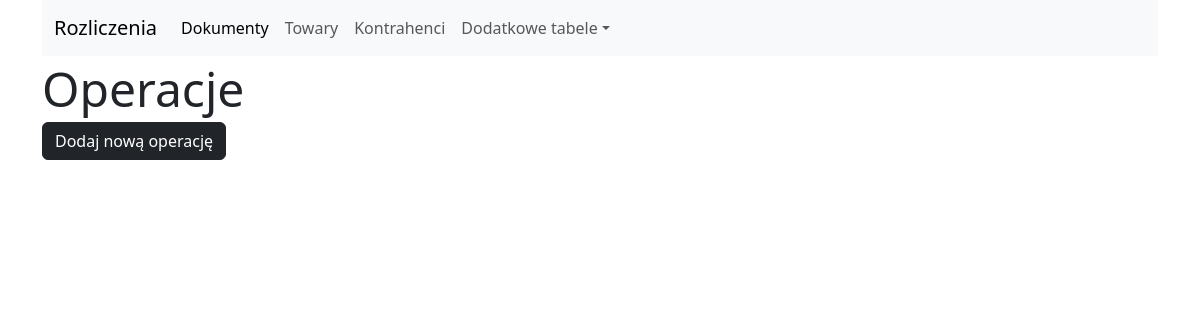
/operations/list, run on an earlier commit of the app's database.
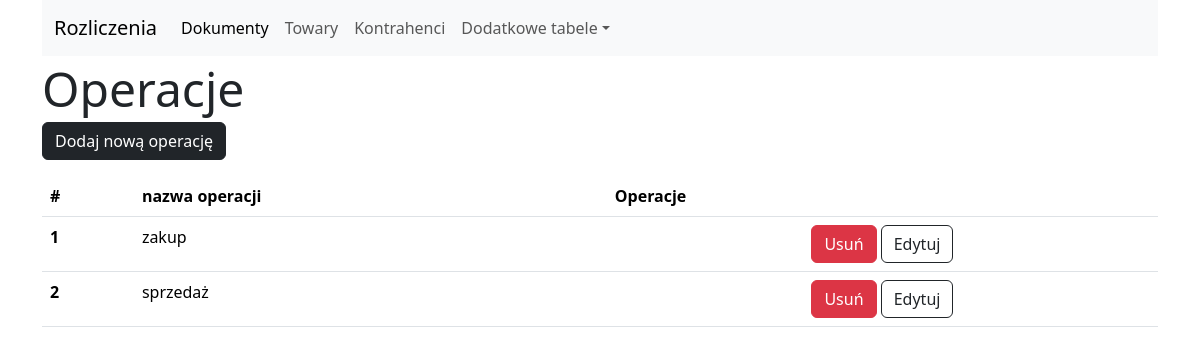
And on a later commit of the database.
### tables this page shows
CREATE TABLE operations (
	id INTEGER NOT NULL, 
	name VARCHAR(15) NOT NULL, 
	PRIMARY KEY (id)
);

### blueprints/operations_bp.py (the view)
@operations_blueprint.route('/operations/list')
def list_tax_rates():
    request_params = request.args.to_dict()
    if request_params and request_params.get('mode') == 'remove':
        id_elem = request_params.get('id_elem')
        if id_elem:
            db.remove_operation(int(id_elem))
            return redirect('/operations/list')
    list_data = db.show_all_operations()
    return render_template('simple_forms/operations.html', list_data=list_data, settings=settings, page_state='list')

### db_cms/db_cms_core.py (called while the page is built)
    def __show_all_elements(self, table):
        selected = select([table])
        with self.__engine__.connect() as conn:
            return conn.execute(selected).all()

    def show_all_operations(self):
        return self.__show_all_elements(self.operations)

### templates/simple_forms/operations.html (shortened to what this page needs)
{% extends "simple_forms/base.html" %}
{% from 'bootstrap5/form.html' import render_field %}
    {% block element_list %}
    {% if page_state == 'list': %}
        <a href="/operations/new" class="btn btn-dark">{{settings['button_name']}}</a>
    {% endif %}
    {% if list_data: %}
    <table class="table my-3">
        <thead>
        <tr>
            <th scope="col">#</th>
            {% for column_title in settings['table_headers']: %}
            <th scope="col">{{column_title}}</th>
            {% endfor%}
            <th scope="col">Operacje</th>
        </tr>
        </thead>
        <tbody>
        {% for row in list_data: %}
        <tr>
            <th scope="row">{{loop.index}}</th>
            <td>{{row['name']}}</td>
            <td class="text-center">
                <button class="btn btn-danger remove-button" data-bs-toggle="modal" data-bs-target="#deleteElementModal"
                        data-id="{{row['id']}}"  data-name="{{row['name']}}">Usuń
                </button>
                <a class="btn border-1 border-dark" href="{{'/operations/edit/' ~ row['id']}}">Edytuj</a>
            </td>
        </tr>
        {% endfor %}
        </tbody>
    </table>
    {% endif %}
    {% endblock %}

What changed in the data, as far as the page shows it:
added operations: name "zakup"
added operations: name "sprzedaż"
Also different on the page:
text now shown: "# Operacje"
new list line: "nazwa operacji"
